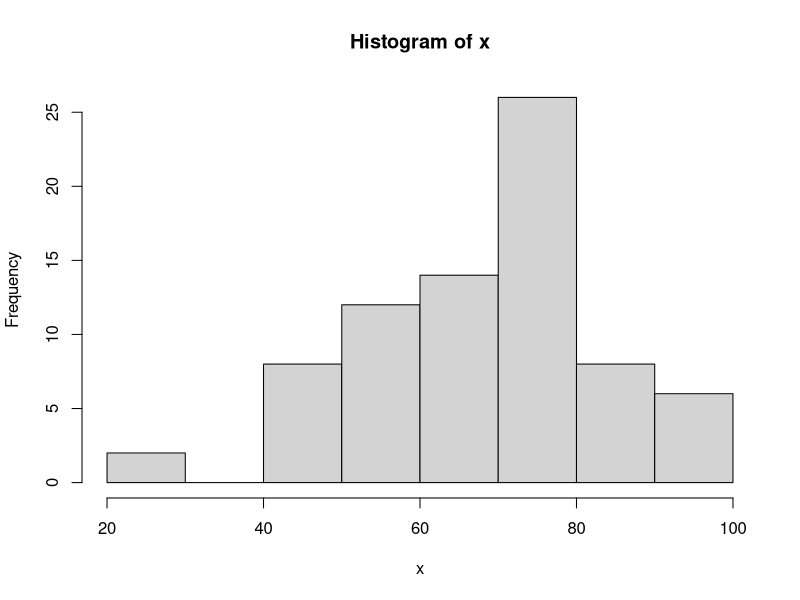
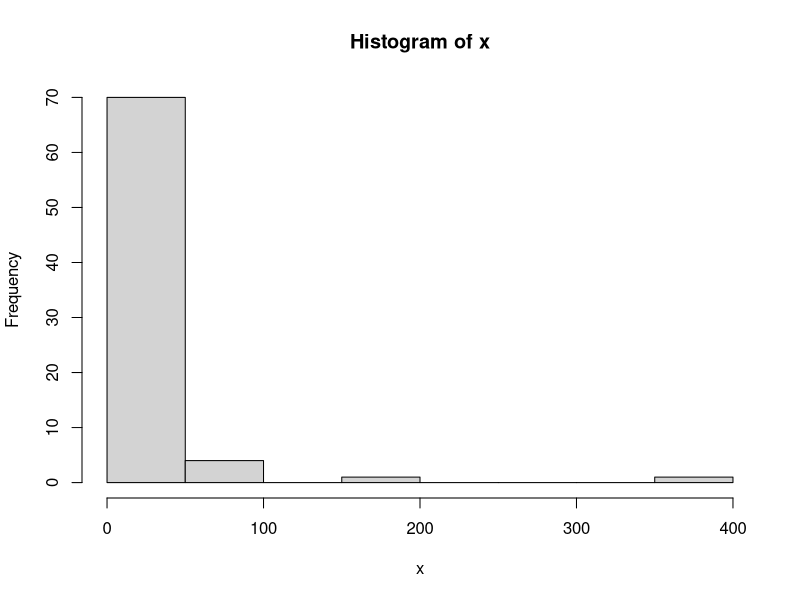
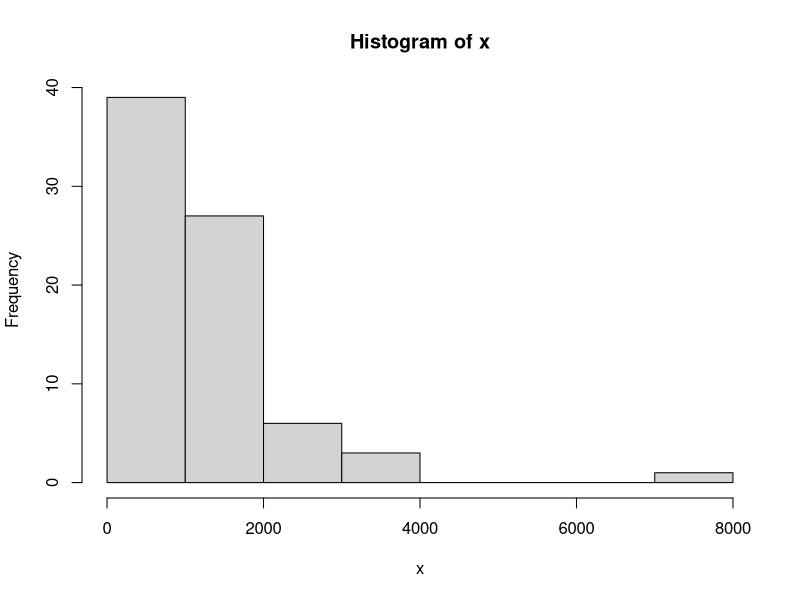
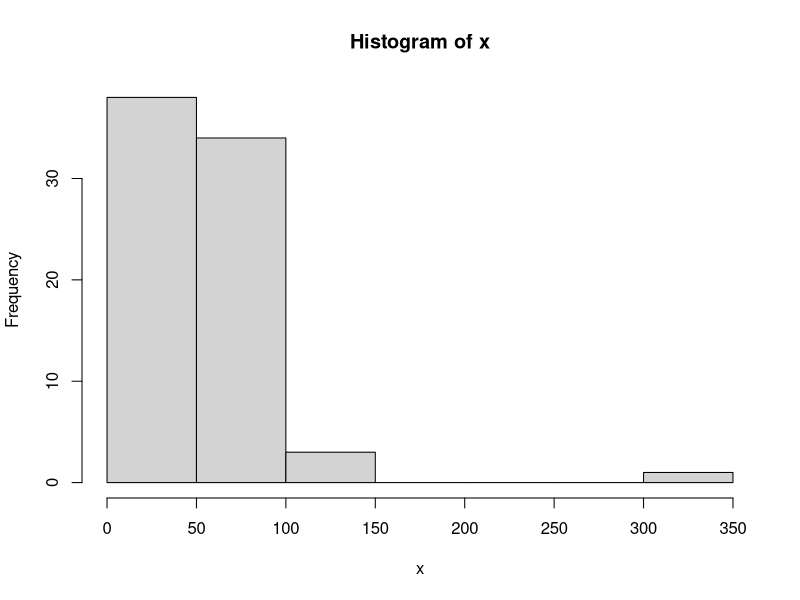
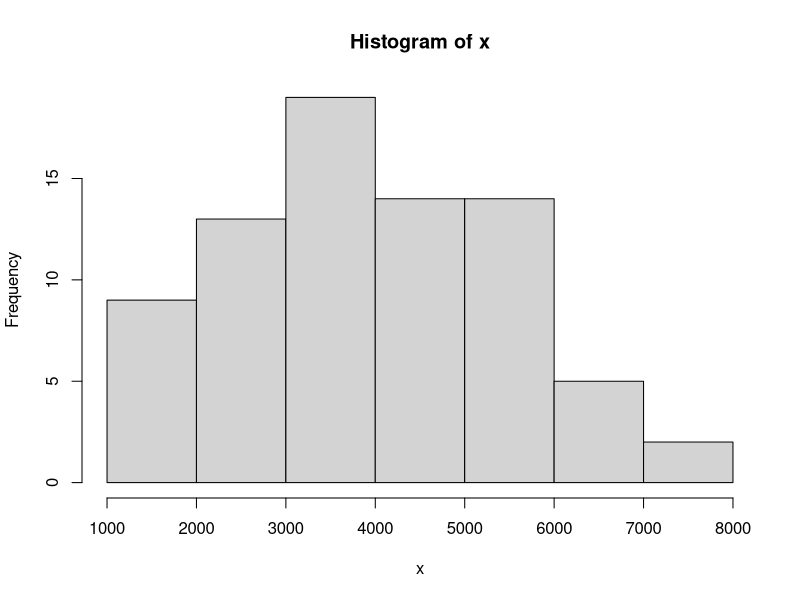
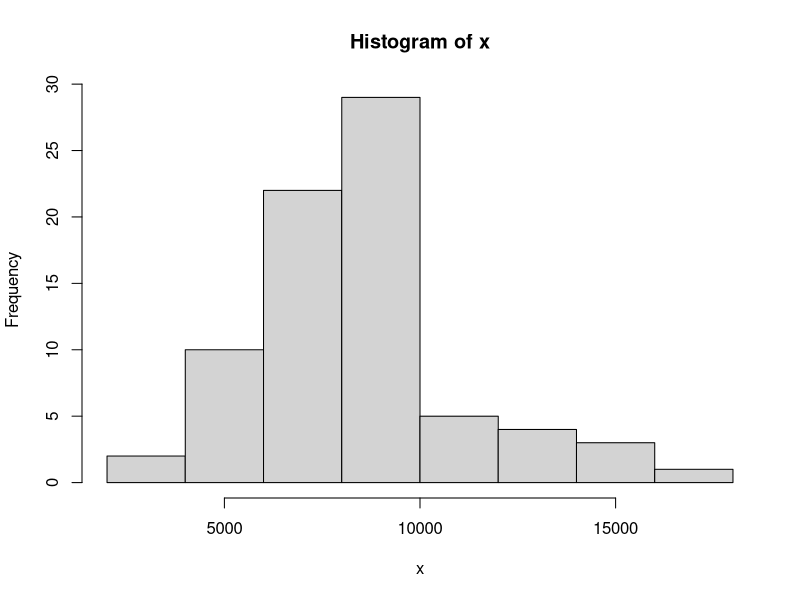
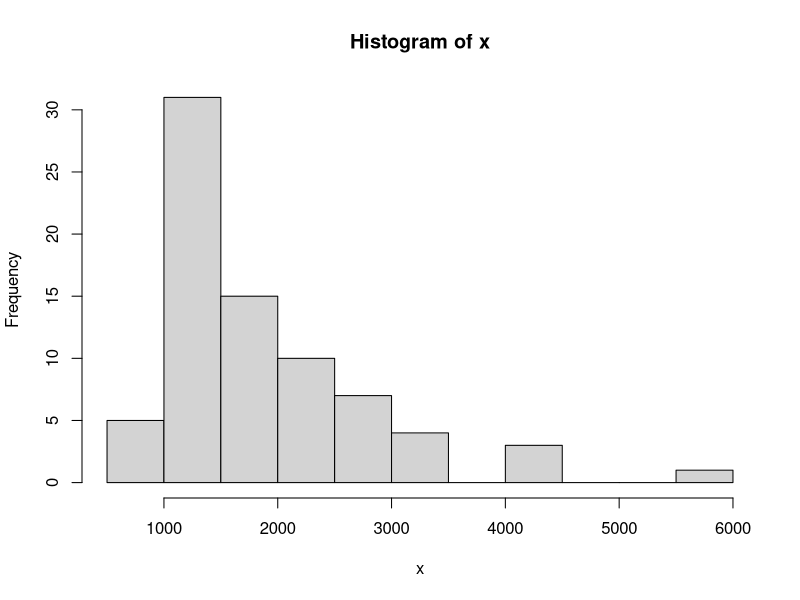
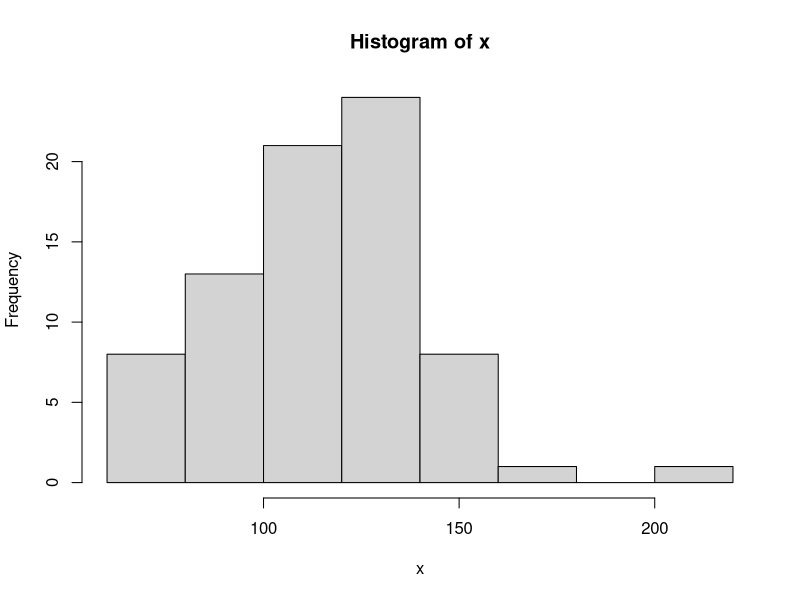

Recreate these plots in R, in order.
library(readxl)
library(ggplot2)
library(GGally)
library(glmnet)
library(pROC)

#loading in the data
covid_data <- read_excel("Immunologic profiles of patients with COVID-19.xlsx")

###Data Exploration 
#looking at the structure of covid_data
str(covid_data)

#looking at the correlation matrix between the numeric features
correlation <- cor(covid_data[,c(-1,-3,-4)]) 

#checking the class of each feature
sapply(covid_data, class)

#Looking at some summary statistics
summary(covid_data)

#looking at sex balance
table(covid_data$SEX)

#looking at data balance
table(covid_data$Severirty)

#viewing the dimensions of the data set
dim(covid_data)

#seeing if there are any duplicate rows
dim(unique(covid_data))

#seeing if there are any duplicate columns
dim(unique(covid_data, MARGIN = 2))

#checking to see if any of the columns have a variance of less than 1
apply(covid_data, 2, function(x) var(x) < 1)

#checking for a balanced data set
table(covid_data$Severirty)

#finding the mean of the numeric columns
sapply(covid_data, mean)

#finding the standard deviations of each column
sapply(covid_data, sd)

#visually inspecting the distribution
sapply(covid_data, function(x) {if (class(x) == "numeric"){hist(x)}})


#calculating the means for mild and severe groups exclusively 

covid_data_mild <- covid_data[covid_data$Severirty == "Mild",]
covid_data_severe <- covid_data[covid_data$Severirty == "Severe",]

#calculating mean for covid_data_mild
mean_mild <- as.data.frame(sapply(covid_data_mild, mean))

#calculating mean for covid_data_severe
mean_severe <- as.data.frame(sapply(covid_data_severe, mean))

#looking at the differences in mean
abs(mean_mild - mean_severe)

#z-score normalization
covid_data_standardized <- cbind(covid_data[,c(1,3,4)], (sapply(covid_data[,c(-1,-3,-4)], scale)))

#mean of covid_data_standardized
sapply(covid_data_standardized, mean)

#standard deviation of covid_data_standardized
sapply(covid_data_standardized, sd)


##formatting the predictors and response

x <- covid_data_standardized[,c(-1,-3)]
x$SEX <- ifelse(x$SEX == "M", 1, 0)
x <- as.matrix(x)

y <- ifelse(covid_data_standardized$Severirty == "Mild", 0, 1)
table(y)

###Train-test
set.seed(1717)

#generating indexes for the test set
test_index <- sample(dim(x)[1],round(dim(x)[1] *.25), replace = FALSE )

#generate fold memberships for 10 fold
cvxf <- cv.glmnet(x[-test_index,],y[-test_index], nfolds = 10, keep = TRUE )
table(cvxf$foldid)
foldid = cvxf$foldid

#train model - 10 folds
alphas <- seq(0,1,0.01)

auc_df <- data.frame(matrix(NA, nrow = length(alphas), ncol = 3))
colnames(auc_df) <- c("Training_AUC", "Testing_AUC", "Alpha_Values")

#for each alpha value we get the model corresponding to lambda.min. We pick the lambda.min model as our 'best model for each alpha value. From there we can measure how well each model for each alpha value performs on the training and testing data. So there will be 101 models. For each of the 101 models we also pick the best threshold. The best performing out of the 101 models will be dubbed 'the best model' and have a corresponding threshold.

#10-fold
for (i in 1:length(alphas)) {
  #training the model
  cvx <- cv.glmnet(x[-test_index,], y[-test_index], nfolds = 10, family = "binomial", alpha = alphas[i], type.measure = "deviance", foldid = foldid)
  #using the trained model to make predictions of the training data
  pred_train <- predict(cvx, newx = x[-test_index,], type = "response", s=cvx$lambda.min)[,1]
  #using the trained model to make predictions for the testing data 
  pred_test <- predict(cvx, newx = x[test_index,], type = "response", s=cvx$lambda.min )[,1]
  #calculating the area under the curve for the training predictions 
  auc_train <- roc(y[-test_index], pred_train)
  #calculating the area under the curve for the testing predictions 
  auc_test <- roc(y[test_index], pred_test)
  #appending the area under of the curve for each model to auc_df
  auc_df[i,] <- c(auc_train$auc[1], auc_test$auc[1], alphas[i])
  
}

#getting the model associated with the largest AUC
auc_df[which.max(auc_df$Testing_AUC),]

##taking a closer look at the model with the best AUC

#training the model with alpha = 0.7 and number of folds = 10
cvx_10fold <- cv.glmnet(x[-test_index,], y[-test_index], nfolds = 10, family = "binomial", alpha = 0.7, type.measure = "deviance", foldid = foldid)

#predicting using the testing data
pred_test_10fold <- predict(cvx_10fold, newx = x[test_index,], type = "response", s=cvx_10fold$lambda.min )[,1]

#predicting using the training data
pred_train_10fold <- predict(cvx_10fold, newx = x[-test_index,], type = "response", s=cvx_10fold$lambda.min )[,1]

#plotting bionomial deviance and log(lambda) for alpha = 0.7
plot(cvx_10fold)

#finding the AUC for the training data
auc_train_10fold <- roc(y[-test_index], pred_train_10fold)

#finding the AUC for the testing data
auc_test_10fold <- roc(y[test_index], pred_test_10fold)

par(mfrow = c(1,2))

#ploting the AUC plot for the training data
plot(auc_train_10fold)

#plotting the AUC curve for the testing data
plot(auc_test_10fold)

par(mfrow = c(1,1))



###Looking at the optimal threshold - test

#creating a matrix of the sensitivities and specificity for each of the thresholds used to generate the ROC curve
sn_sp_threshold_test_10fold <- cbind(auc_test_10fold$sensitivities, auc_test_10fold$specificities)

indx_test_10fold <- which.max(apply(sn_sp_threshold_test_10fold, 1, min))
sn_sp_threshold_test_10fold[indx_test_10fold,]

#threshold for the min max sn-sp
threshold_test <- auc_test_10fold$thresholds[indx_test_10fold]


#optimal sn-sp and threshold for 10fold
sn_sp_threshold_test_10fold[indx_test_10fold,];threshold_test 



###Looking at the optimal threshold - train

#creating a matrix of the sensitivities and specificity for each of the thresholds used to generate the ROC curve
sn_sp_threshold_train_10fold <- cbind(auc_train_10fold$sensitivities, auc_train_10fold$specificities)

indx_train_10fold <- which.max(apply(sn_sp_threshold_train_10fold, 1, min))
sn_sp_threshold_train_10fold[indx_train_10fold,]

#threshold for the min max sn-sp
threshold_train <- auc_train_10fold$thresholds[indx_train_10fold]

#optimal sn-sp and threshold for 10fold
sn_sp_threshold_train_10fold[indx_train_10fold,];threshold_train 


###coefficients - 10 fold
#extracting the coefficients for alpha=0.7, lambda = lambda.min
coef_10fold <- coef(cvx_10fold, s = cvx_10fold$lambda.min)[,1]
#subset all the coefficents  that don't equal to 0
coef_10fold <- coef_10fold[coef_10fold != 0]
#order the coefficients in decreasing order by their absolute magnitudes
coef_10fold_order <- coef_10fold[order(abs(coef_10fold), decreasing = TRUE)]
coef_10fold_order

#training model 20 -folds

#generate fold memberships for 20 fold
cvxf <- cv.glmnet(x[-test_index,],y[-test_index], nfolds = 20, keep = TRUE )
table(cvxf$foldid)
foldid_20 = cvxf$foldid

auc_df_20 <- data.frame(matrix(NA, nrow = length(alphas), ncol = 3))
colnames(auc_df_20) <- c("Training_AUC", "Testing_AUC", "Alpha_Values")

#20 fold
for (i in 1:length(alphas)) {
  #training the model
  cvx <- cv.glmnet(x[-test_index,], y[-test_index], nfolds = 20, family = "binomial", alpha = alphas[i], type.measure = "deviance", foldid = foldid_20)
  #using the trained model to make predictions of the training data
  pred_train_20 <- predict(cvx, newx = x[-test_index,], type = "response", s=cvx$lambda.min)[,1]
  #using the trained model to make predictions for the testing data 
  pred_test_20 <- predict(cvx, newx = x[test_index,], type = "response", s=cvx$lambda.min )[,1]
  #calculating the area under the curve for the training predictions 
  auc_train_20 <- roc(y[-test_index], pred_train_20)
  #calculating the area under the curve for the testing predictions 
  auc_test_20 <- roc(y[test_index], pred_test_20)
  #appending the area under of the curve for each model to auc_df
  auc_df_20[i,] <- c(auc_train_20$auc[1], auc_test_20$auc[1], alphas[i])
  
}

#getting the model associated with the largest AUC on the testing data
auc_df_20[which.max(auc_df_20$Testing_AUC),]

##taking a closer look at the model with the best AUC

#training the model with alpha = 0.45 and number of folds = 20
cvx_20fold <- cv.glmnet(x[-test_index,], y[-test_index], nfolds = 20, family = "binomial", alpha = 0.45, type.measure = "deviance", foldid = foldid_20)

#plotting bionomial deviance and log(lambda) for alpha = 0.45
par(mfrow = c(1,1))
plot(cvx_20fold)

#predicting using the testing data
pred_test_20fold <- predict(cvx_20fold, newx = x[test_index,], type = "response", s=cvx_20fold$lambda.min )[,1]

#predicting using the training data
pred_train_20fold <- predict(cvx_20fold, newx = x[-test_index,], type = "response", s=cvx_20fold$lambda.min )[,1]


#finding the AUC for the training data
auc_train_20fold <- roc(y[-test_index], pred_train_20fold)

#finding the AUC for the testing data
auc_test_20fold <- roc(y[test_index], pred_test_20fold)

par(mfrow = c(1,2))

#ploting the AUC plot for the training data
plot(auc_train_20fold)

#plotting the AUC curve for the testing data
plot(auc_test_20fold)

par(mfrow = c(1,1))

###Looking at the optimal threshold - test

#creating a matrix of the sensitivities and specificity for each of the thresholds used to generate the ROC curve
sn_sp_threshold_test_20fold <- cbind(auc_test_20fold$sensitivities, auc_test_20fold$specificities)

indx_test_20fold <- which.max(apply(sn_sp_threshold_test_20fold, 1, min))
sn_sp_threshold_test_20fold[indx_test_20fold,]

#threshold for the min max sn-sp
threshold_test_20fold <- auc_test_20fold$thresholds[indx_test_20fold]


#optimal sn-sp and threshold for 20 fold
sn_sp_threshold_test_20fold[indx_test_20fold,];threshold_test_20fold


###Looking at the optimal threshold - training

#creating a matrix of the sensitivities and specificity for each of the thresholds used to generate the ROC curve
sn_sp_threshold_train_20fold <- cbind(auc_train_20fold$sensitivities, auc_train_20fold$specificities)

indx_train_20fold <- which.max(apply(sn_sp_threshold_train_20fold, 1, min))
sn_sp_threshold_train_20fold[indx_train_20fold,]

#threshold for the min max sn-sp
threshold_train_20fold <- auc_train_20fold$thresholds[indx_train_20fold]


#optimal sn-sp and threshold for 20 fold
sn_sp_threshold_train_20fold[indx_train_20fold,];threshold_train_20fold


###coefficients - 10 fold
#extracting the coefficients for alpha=0.45, lambda = lambda.min
coef_20fold <- coef(cvx_20fold, s = cvx_20fold$lambda.min)[,1]
#subset all the coefficents  that don't equal to 0
coef_20fold <- coef_20fold[coef_20fold != 0]
#order the coefficients in decreasing order by their absolute magnitudes
coef_20fold_order <- coef_20fold[order(abs(coef_20fold), decreasing = TRUE)]
coef_20fold_order


###looking closer at age
covid_data$Severirty <- as.factor(covid_data$Severirty)

age_severity_logistical <- glm(Severirty ~ AGE, family = "binomial", data = covid_data)
summary(age_severity_logistical)

deviance_residuals <- resid(age_severity_logistical, type = "deviance")

#visualize
table(covid_data$AGE)
table(covid_data$Severirty)
boxplot(AGE ~ Severirty, data = covid_data)

ggplot(covid_data, aes(x = covid_data$Severirty, y = covid_data$AGE)) +
  geom_violin()

#immune status better than age?

###compare to IL-6
covid_data$Severirty <- as.factor(covid_data$Severirty)

il6_severity_logistical <- glm(Severirty ~ covid_data$`IL-6`, family = "binomial", data = covid_data)
summary(il6_severity_logistical)

deviance_residuals <- resid(age_severity_logistical, type = "deviance")
